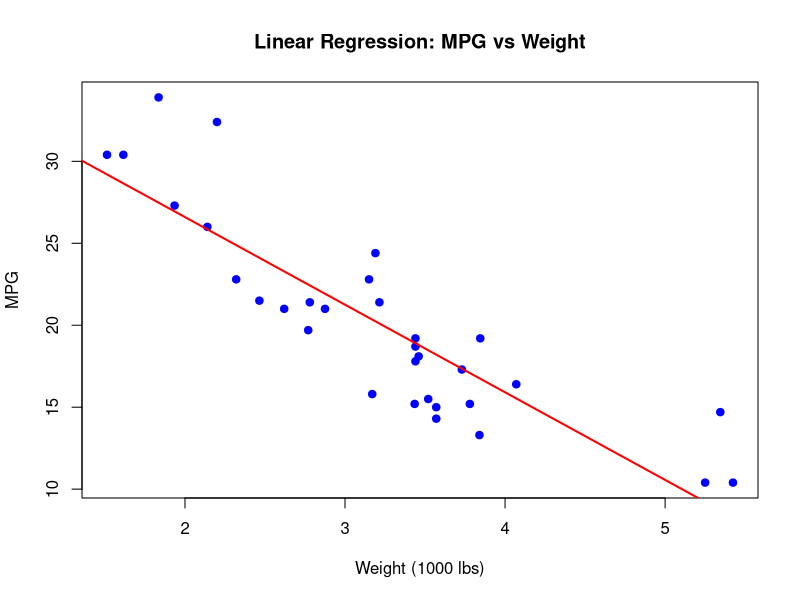
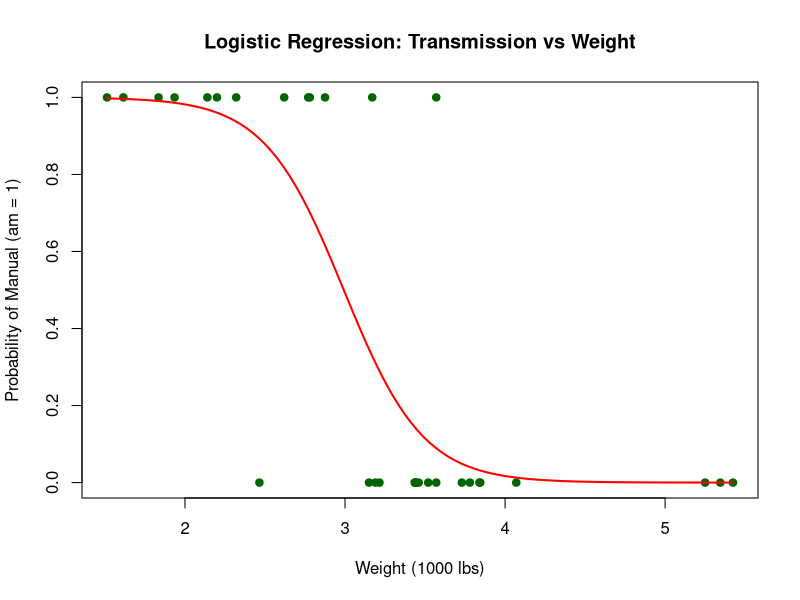
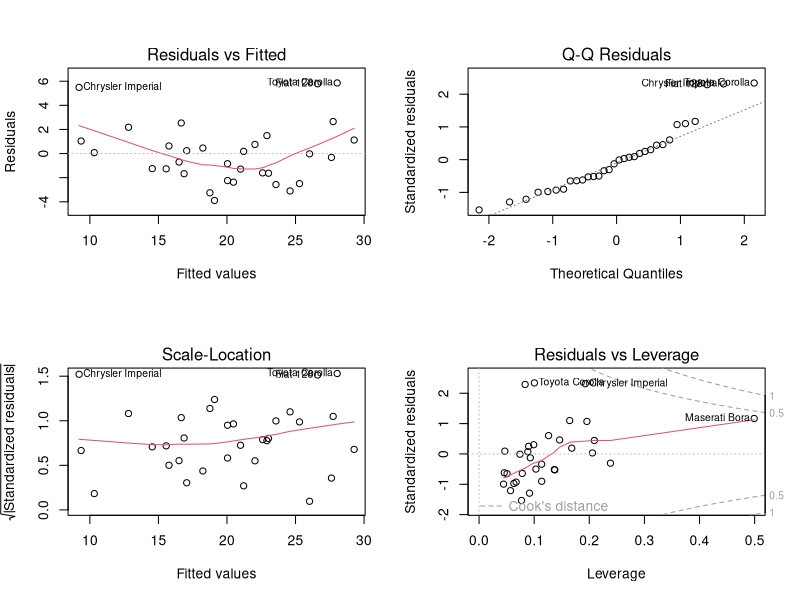
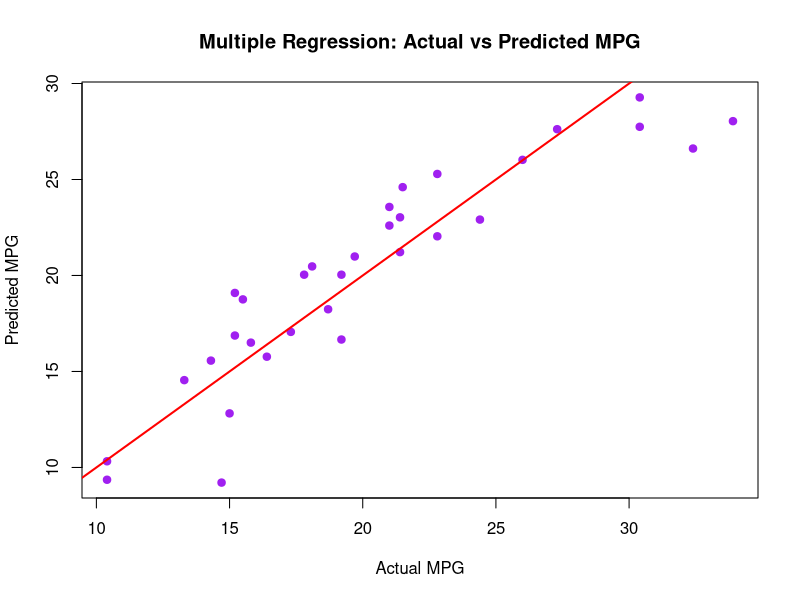

Generate these figures, in order, with R:
data(mtcars)

linear_model <- lm(mpg ~ wt, data = mtcars)
print(summary(linear_model))

plot(mtcars$wt, mtcars$mpg,
     main = "Linear Regression: MPG vs Weight",
     xlab = "Weight (1000 lbs)", ylab = "MPG", pch = 19, col = "blue")
abline(linear_model, col = "red", lwd = 2)

new_car <- data.frame(wt = 3.0)
cat("Predicted MPG for weight 3.0:", predict(linear_model, new_car), "\n")


logistic_model <- glm(am ~ wt, data = mtcars, family = binomial)
print(summary(logistic_model))

plot(mtcars$wt, mtcars$am,
     main = "Logistic Regression: Transmission vs Weight",
     xlab = "Weight (1000 lbs)", ylab = "Probability of Manual (am = 1)",
     pch = 19, col = "darkgreen")
wt_range <- data.frame(wt = seq(min(mtcars$wt), max(mtcars$wt), length.out = 100))
lines(wt_range$wt, predict(logistic_model, wt_range, type = "response"), col = "red", lwd = 2)

prob <- predict(logistic_model, type = "response")
predicted_class <- ifelse(prob > 0.5, 1, 0)
print(table(Actual = mtcars$am, Predicted = predicted_class))
cat("Accuracy:", mean(predicted_class == mtcars$am), "\n")


multiple_model <- lm(mpg ~ wt + hp + disp, data = mtcars)
print(summary(multiple_model))

par(mfrow = c(2, 2))
plot(multiple_model)
par(mfrow = c(1, 1))

plot(mtcars$mpg, fitted(multiple_model),
     main = "Multiple Regression: Actual vs Predicted MPG",
     xlab = "Actual MPG", ylab = "Predicted MPG", pch = 19, col = "purple")
abline(0, 1, col = "red", lwd = 2)

cat("Predicted MPG:", predict(multiple_model, data.frame(wt = 3.0, hp = 120, disp = 200)), "\n")
